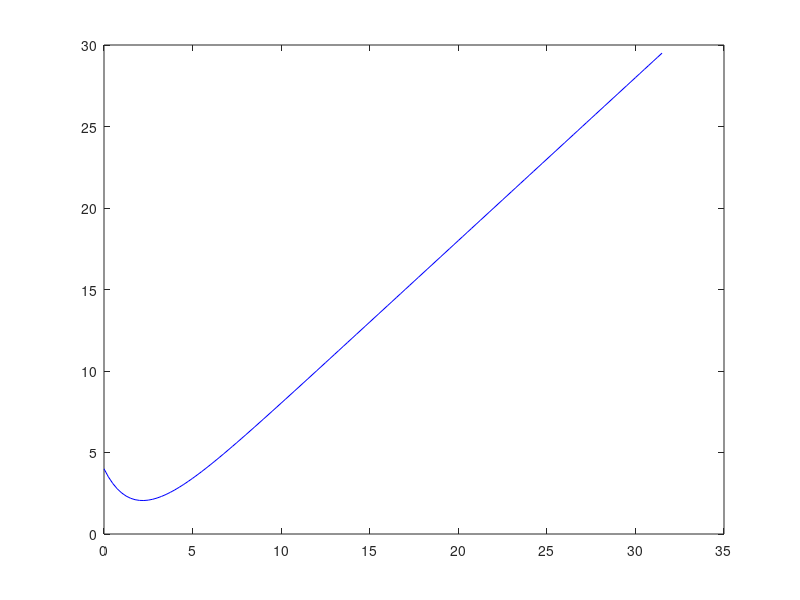

The MATLAB source for this figure:
function eulerAdelante

t0=0; y0=4;
dt=0.25;
N_dt = 127;

t = zeros(1,N_dt);
y = zeros(1,N_dt);

k1 = zeros(1,N_dt);


y_exact = 6*exp(-t/2)-2+t;

t(1)= t0;
y(1)= y0;



for i=1: N_dt-1

k1(i)= dt*(-(1/2)*y(i)+(1/2)*t(i));

%actualizamos los y t
y(i+1)=y(i)+k1(i);
t(i+1)= t(i)+dt;

%guardar en el vector todos lo k1
k(i+1)= k1(i);

end

disp(" ")
figure(1)
plot(t,y(1,:),'b');

endfunction
